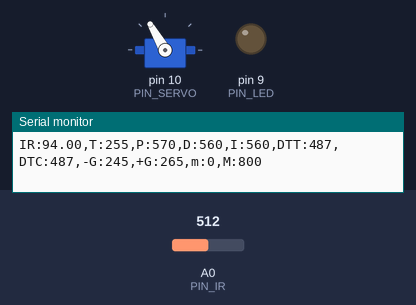
The sketch below on a simulated Arduino Uno, built with avr-gcc and run on an emulated ATmega328P. On the bench: servo, output pins drawn as LEDs (lit = HIGH), the last lines printed to the serial monitor. The test bench sets the inputs (shaded band); at power-on: A0 (PIN_IR) = 512.

Above: at 1.2 s.
1.3 s: A0 (PIN_IR) set to 900
At 1.51 s:
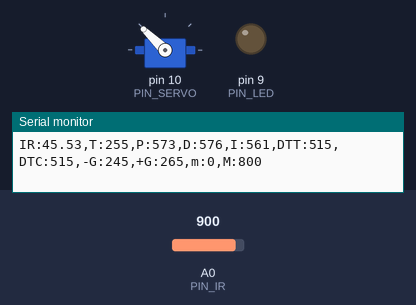
4.3 s: A0 (PIN_IR) set to 122
At 5.0 s:
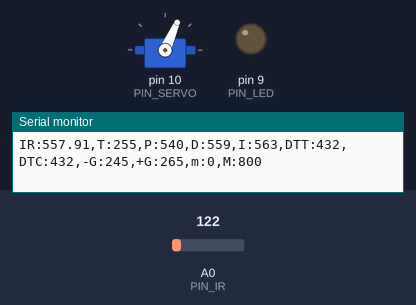
7.3 s: A0 (PIN_IR) set to 265
At 9.1 s:
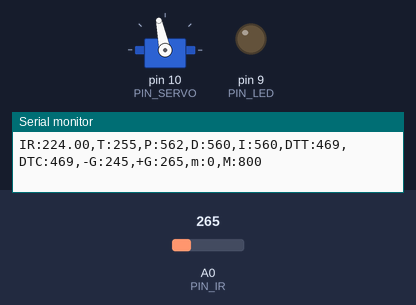
Timing chart, 0 to 15.2 s (numbered marks = the images above; inputs shaded):
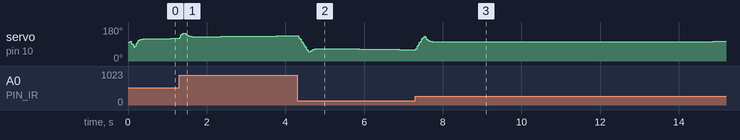

The sketch:

pid.ino
```cpp
#include <Servo.h>

/////////////////////////////
// Configurable parameters //
/////////////////////////////

// Arduino pin assignment
#define PIN_LED 9         // LED를 아두이노 GPIO 9번 핀에 연결
#define PIN_SERVO 10    // 서보모터를 아두이노 GPIO 10번 핀에 연결
#define PIN_IR A0     // 적외선 센서를 아두이노 아날로그 A0핀에 연결

// Framework setting
#define _DIST_TARGET 255    // [2635] 목표하는 위치
#define _DIST_MIN 100   //거리의 최솟값이 100mm
#define _DIST_MAX 410                  //거리의 최대값 410mm
#define LENGTH 30
#define k_LENGTH 8
#define Horizontal_Angle 2160
#define Max_Variable_Angle 100

#define _INTERVAL_DIST 30  // DELAY_MICROS * samples_num^2 의 값이 최종 거리측정 인터벌임. 넉넉하게 30ms 잡음.
#define DELAY_MICROS  1500 // 필터에 넣을 샘플값을 측정하는 딜레이(고정값!)
#define EMA_ALPHA 0.35     // EMA 필터 값을 결정하는 ALPHA 값. 작성자가 생각하는 최적값임.
#define _DIST_ALPHA 0.35

// Servo range
#define _DUTY_MIN 1050    //  서보의 최소각도를 microseconds로 표현
#define _DUTY_NEU 1550    //  레일플레이트 중립위치를 만드는 서보 duty값
#define _DUTY_MAX 2050            // 서보의 최대각도의 microseconds의 값

// Servo speed control
#define _SERVO_ANGLE 600   //  최대 가동범위에 따른 목표 서보 회전각
#define _SERVO_SPEED 2000   //서보 속도를 30으로

// Event periods
#define _INTERVAL_SERVO 20  //  서보 업데이트 주기
#define _INTERVAL_SERIAL 100  //  시리얼 플로터 갱신 속도

// PID parameters
#define _KP 1.3 //  P 이득 비율
#define _KD 58
#define _KI 0.003
#define _ITERM_MAX 100
//////////////////////
// global variables //
//////////////////////

// Servo instance
Servo myservo; //  서보 객체 생성

float dist_target; //  location to send the ball
float dist_f; //  거리와 노이즈 필터 적용 후 거리를 저장하기 위한 변수
float ema_dist=0;            // EMA 필터에 사용할 변수
float filtered_dist;       // 최종 측정된 거리값을 넣을 변수. loop()안에 filtered_dist = filtered_ir_distance(); 형태로 사용하면 됨.
float samples_num = 3;     // 스파이크 제거를 위한 부분필터에 샘플을 몇개 측정할 것인지. 3개로 충분함! 가능하면 수정하지 말 것.
int a, b; // unit: mm
int correction_dist, iter;
float dist_list[LENGTH], sum, dist_ema, alpha, dist_cali_f;

// Event periods
unsigned long last_sampling_time_dist, last_sampling_time_servo,
last_sampling_time_serial;
//  각 이벤트별 업데이트를 위해 측정하는 시간
// 마지막으로 측정한 거리, 마지막으로 측정한 서보 각도
//(unsigned long : 부호없는 정수형)
bool event_dist, event_servo, event_serial; //  이벤트별 이번 루프에서 업데이트 여부

// Servo speed control
int duty_chg_per_interval; //  서보속도 제어를 위한 변수 선언
int duty_target, duty_curr; //  목표duty, 현재duty

// PID variables
float error_curr, error_prev, control, pterm, dterm, iterm; // [3070] PID 제어를 위한 현재 오차, 이전오차, 컨트롤(?), p 값, d 값, i 값 변수 선언


void setup() {
// initialize GPIO pins for LED and attach servo
  pinMode(PIN_LED, OUTPUT); //[3062] 핀 LED 활성화
  myservo.attach(PIN_SERVO); // [3070] 서보 구동을 위한 서보 초기화

  // initialize global variables
  duty_target = _DUTY_NEU;
  duty_curr = _DUTY_NEU; // [3055] duty_target, duty_curr 초기화
  last_sampling_time_dist, last_sampling_time_servo, last_sampling_time_serial = millis();
  // [3055] 샘플링 타임 변수 초기화
  dist_f, dist_ema = _DIST_MIN; // [3055] dist 변수 초기화
  pterm = iterm = dterm = 0; // [2635] pid 제어값에서 우선 p 만 사용하도록

// move servo to neutral position
  myservo.writeMicroseconds(_DUTY_NEU); //[2635]

// initialize serial port
  Serial.begin(57600); //[2635]

  a = 70;
  b = 325;
  correction_dist = 0;
  iter = 0; sum = 0;
  alpha = _DIST_ALPHA;

// convert angle speed into duty change per interval.
  duty_chg_per_interval = (_DUTY_MAX - _DUTY_MIN)/(float)(_SERVO_ANGLE) * (_SERVO_SPEED /1000.0)*_INTERVAL_SERVO;    // [3131] 설정한 서보 스피드에 따른 duty change per interval 값을 변환

}

float ir_distance(void){ // return value unit: mm
  float val;
  float volt = float(analogRead(PIN_IR));
  val = ((6762.0/(volt-9.0))-4.0) * 10.0;
  return val;
}
// ================
float under_noise_filter(void){ // 아래로 떨어지는 형태의 스파이크를 제거해주는 필터
  int currReading;
  int largestReading = 0;
  for (int i = 0; i < samples_num; i++) {
    currReading = ir_distance();
    if (currReading > largestReading) { largestReading = currReading; }
    // Delay a short time before taking another reading
    delayMicroseconds(DELAY_MICROS);
  }
  return largestReading;
}

float filtered_ir_distance(void){ // 아래로 떨어지는 형태의 스파이크를 제거 후, 위로 치솟는 스파이크를 제거하고 EMA필터를 적용함.
  // under_noise_filter를 통과한 값을 upper_nosie_filter에 넣어 최종 값이 나옴.
  int currReading;
  int lowestReading = 1024;
  for (int i = 0; i < samples_num; i++) {
    currReading = under_noise_filter();
    if (currReading < lowestReading) { lowestReading = currReading; }
  }
    sum = 0;
  iter = 0;
  while (iter < LENGTH)
  {
    dist_list[iter] = 100 + 300.0 / (b - a) * (ir_distance() - a);
    sum += dist_list[iter];
    iter++;
  }

  for (int i = 0; i < LENGTH-1; i++){
    for (int j = i+1; j < LENGTH; j++){
      if (dist_list[i] > dist_list[j]) {
        float tmp = dist_list[i];
        dist_list[i] = dist_list[j];
        dist_list[j] = tmp;
      }
    }
  }

  for (int i = 0; i < k_LENGTH; i++) {
    sum -= dist_list[i];
  }
  for (int i = 1; i <= k_LENGTH; i++) {
    sum -= dist_list[LENGTH-i];
  }

  float dist_cali = sum/(LENGTH-2*k_LENGTH);
  dist_cali_f=alpha*dist_cali + (1-alpha)*dist_ema;
  ema_dist = EMA_ALPHA*lowestReading + (1-EMA_ALPHA)*ema_dist;
  return ema_dist;
}

void loop() {
    // [3055] indentation 수정(space 4칸)
    /////////////////////
    // Event generator //
    /////////////////////
    unsigned long time_curr = millis(); // [3070] 이벤트 업데이트 주기 계산을 위한 현재 시간
    // [3070] 이벤트 주기가 돌아올때까지 현재시간과 비교하며 기다리도록 함.
    if(time_curr >= last_sampling_time_dist + _INTERVAL_DIST) {
        last_sampling_time_dist += _INTERVAL_DIST;
        event_dist = true;
    }
    if(time_curr >= last_sampling_time_servo + _INTERVAL_SERVO) {
        last_sampling_time_servo += _INTERVAL_SERVO;
        event_servo = true;
    }
    if(time_curr >= last_sampling_time_serial + _INTERVAL_SERIAL) {
        last_sampling_time_serial += _INTERVAL_SERIAL;
        event_serial = true;
    }

    ////////////////////
    // Event handlers //
    ////////////////////

    if(event_dist) {
        event_dist = false; // [2635] 업데이트 대기
        if(abs(iterm) > _ITERM_MAX) iterm = 0;
        // get a distance reading from the distance sensor
        dist_f = filtered_ir_distance();

        // PID control logic
        error_curr = _DIST_TARGET-(dist_f); // [2635] 오차 계산
        pterm = _KP * error_curr; // [2635] p값은 오차
        dterm = _KD*(error_curr - error_prev);
        iterm += _KI * error_curr;
        control = pterm+dterm+iterm;// [2635] control 값, i와 d는 현재 0

        // duty_target = f(duty_neutral, control)
        //duty_target = duty_neutral + control // [3070] control 값이 다 합해서 1이 되도록 되어있다면, 중립 위치에 컨트롤 값 만큼의 비율을 더해 목표위치를 정한다.
        duty_target = _DUTY_NEU + control;
  // keep duty_target value within the range of [_DUTY_MIN, _DUTY_MAX]
        if(duty_target < _DUTY_MIN)  // [2635] 양극값 넘어가는 경우 극값으로 제한
        {
            duty_target = _DUTY_MIN;
        }
        if(duty_target > _DUTY_MAX)
        {
            duty_target = _DUTY_MAX;
        }

        error_prev=error_curr;
        if(iterm > _ITERM_MAX) iterm = _ITERM_MAX;
        if(iterm < - _ITERM_MAX) iterm = - _ITERM_MAX;
  }

 if(event_servo) {
    event_servo=false;
    // adjust duty_curr toward duty_target by duty_chg_per_interval
    if(duty_target>duty_curr) {
   duty_curr += duty_chg_per_interval;
   if(duty_curr > duty_target) duty_curr = duty_target;
     }
    else {
   duty_curr -= duty_chg_per_interval;
   if(duty_curr < duty_target) duty_curr = duty_target;
    }
    // update servo position
     myservo.writeMicroseconds(duty_curr);
  }

  if(event_serial) {
    event_serial = false;
    Serial.print("IR:");
    Serial.print(dist_f);
    Serial.print(",T:");
    Serial.print(_DIST_TARGET);
    Serial.print(",P:");
    Serial.print(map(pterm,-1000,1000,510,610));
    Serial.print(",D:");
    Serial.print(map(dterm,-1000,1000,510,610));
    Serial.print(",I:");
    Serial.print(map(iterm,-1000,1000,510,610));
    Serial.print(",DTT:");
    Serial.print(map(duty_target,1000,2000,410,510));
    Serial.print(",DTC:");
    Serial.print(map(duty_curr,1000,2000,410,510));
    Serial.println(",-G:245,+G:265,m:0,M:800");


  }
}
```
